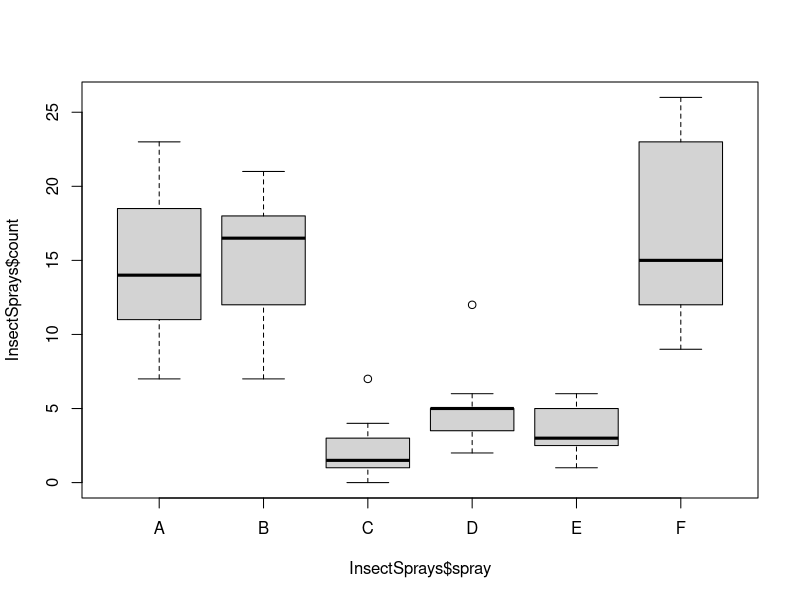
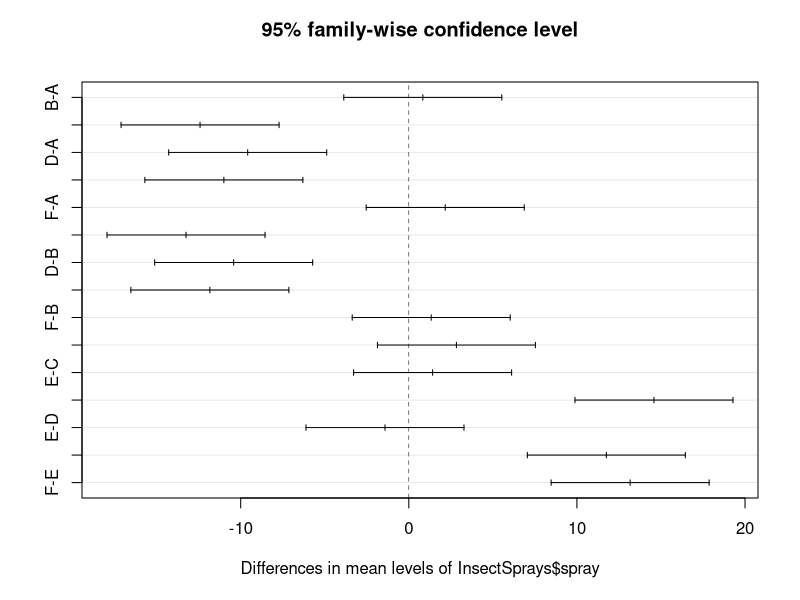

The R script that drew these images, in order:
# Examen II
# 26/10/2022
# J_Garcia

 

data(InsectSprays)
head(InsectSprays)
tapply(InsectSprays$count, InsectSprays$spray, mean)
tapply(InsectSprays$count, InsectSprays$spray, median)
tapply(InsectSprays$count, InsectSprays$spray, sd)
tapply(InsectSprays$count, InsectSprays$spray, var)
tapply(InsectSprays$count, InsectSprays$spray, length)

boxplot(InsectSprays$count ~ InsectSprays$spray)
insecticida <- shapiro.test
"shapiro.test" (InsectSprays$count)

bartlett.test(InsectSprays$count, InsectSprays$spray)
par.aov <- aov(InsectSprays$count ~ InsectSprays$spray)
summary(par.aov)
TukeyHSD(par.aov) 
plot(TukeyHSD(par.aov))




